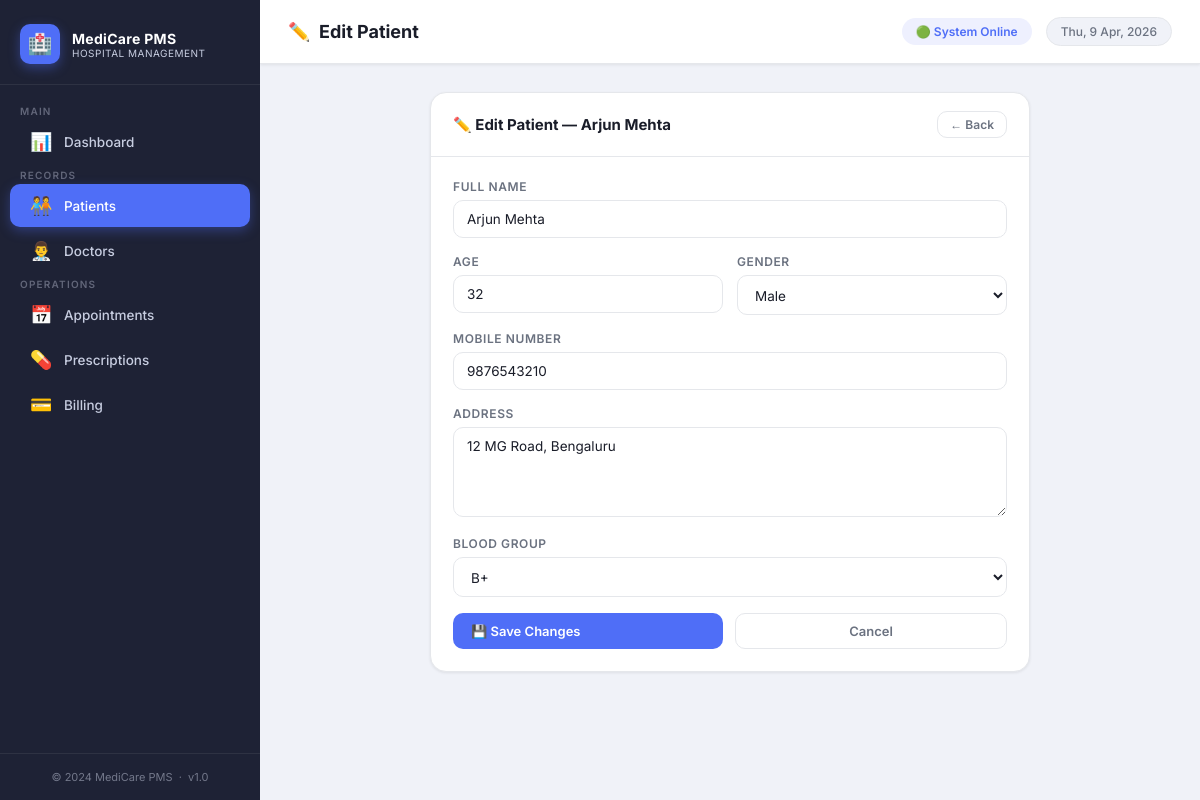
Screenshot of /patients/edit/1 with the database file from the repository.
### tables this page shows
CREATE TABLE patients (
    patient_id   INTEGER PRIMARY KEY AUTOINCREMENT,
    name         TEXT    NOT NULL,
    age          INTEGER NOT NULL CHECK (age > 0 AND age < 150),
    gender       TEXT    NOT NULL CHECK (gender IN ('Male', 'Female', 'Other')),
    phone        TEXT    NOT NULL UNIQUE,
    address      TEXT    NOT NULL,
    blood_group  TEXT    NOT NULL CHECK (blood_group IN ('A+','A-','B+','B-','AB+','AB-','O+','O-')),
    created_at   TEXT    NOT NULL DEFAULT (datetime('now','localtime'))
);

### app.py (the view, shortened to what this page needs)
@app.route('/patients/edit/<int:patient_id>', methods=['GET', 'POST'])
def edit_patient(patient_id):
    patient = db.get_patient_by_id(patient_id)
    if not patient:
        abort(404)
    return render_template('edit_patient.html', patient=patient)

### database.py (called while the page is built)
def get_connection():
    conn = sqlite3.connect(DB_PATH)
    conn.row_factory = sqlite3.Row        # access columns by name
    conn.execute("PRAGMA foreign_keys = ON")
    return conn

def get_patient_by_id(patient_id):
    conn = get_connection()
    row = conn.execute(
        "SELECT * FROM patients WHERE patient_id = ?", (patient_id,)
    ).fetchone()
    conn.close()
    return row

### templates/edit_patient.html (shortened to what this page needs)
{% extends "base.html" %}
{% block page_icon %}✏️{% endblock %}
{% block page_title %}Edit Patient{% endblock %}
{% block content %}
<div style="max-width:600px; margin:0 auto;">
  <div class="card">
    <div class="card-header">
      <span class="card-title">✏️ Edit Patient — {{ patient.name }}</span>
      <a href="{{ url_for('patients') }}" class="btn btn-ghost btn-sm">← Back</a>
    </div>
    <div class="card-body">
      <form method="POST"
            action="{{ url_for('edit_patient', patient_id=patient.patient_id) }}"
            data-validate="true">
        <div class="form-group">
          <label for="ep-name">Full Name</label>
          <input type="text" id="ep-name" name="name"
                 value="{{ patient.name }}" required />
        </div>
        <div class="form-row">
          <div class="form-group">
            <label for="ep-age">Age</label>
            <input type="number" id="ep-age" name="age"
                   value="{{ patient.age }}" min="1" max="149"
                   required data-type="age" />
          </div>
          <div class="form-group">
            <label for="ep-gender">Gender</label>
            <select id="ep-gender" name="gender" required>
              {% for g in ['Male','Female','Other'] %}
                <option {% if patient.gender == g %}selected{% endif %}>{{ g }}</option>
              {% endfor %}
            </select>
          </div>
        </div>
        <div class="form-group">
          <label for="ep-phone">Mobile Number</label>
          <input type="tel" id="ep-phone" name="phone"
                 value="{{ patient.phone }}" required data-type="phone" />
        </div>
        <div class="form-group">
          <label for="ep-address">Address</label>
          <textarea id="ep-address" name="address" required>{{ patient.address }}</textarea>
        </div>
        <div class="form-group">
          <label for="ep-blood">Blood Group</label>
          <select id="ep-blood" name="blood_group" required>
            {% for bg in ['A+','A-','B+','B-','AB+','AB-','O+','O-'] %}
              <option {% if patient.blood_group == bg %}selected{% endif %}>{{ bg }}</option>
            {% endfor %}
          </select>
        </div>
        <div style="display:flex; gap:12px; margin-top:8px;">
          <button type="submit" class="btn btn-primary" style="flex:1">
            💾 Save Changes
          </button>
          <a href="{{ url_for('patients') }}" class="btn btn-ghost" style="flex:1; justify-content:center;">
            Cancel
          </a>
        </div>
      </form>
    </div>
  </div>
</div>
{% endblock %}

### static/style.css (style rules this page uses)
:root { --primary: #4f6ef7; --primary-dark: #3b55d4; --primary-light: #eef0fe; --secondary: #10b981; --secondary-light:#d1fae5; --danger: #ef4444; --danger-light: #fee2e2; --warning: #f59e0b; --warning-light: #fef3c7; --info: #3b82f6; --info-light: #dbeafe; --bg: #f0f2f8; --surface: #ffffff; --sidebar-bg: #1e2235; --sidebar-text: #c7cde0; --sidebar-hover: #2d3452; --sidebar-active: #4f6ef7; --sidebar-width: 260px; --text-primary: #1a1d29; --text-secondary: #6b7280; --text-muted: #9ca3af; --border: #e5e7eb; --border-focus: #4f6ef7; --radius-sm: 6px; --radius-md: 10px; --radius-lg: 16px; --radius-xl: 24px; --shadow-sm: 0 1px 3px rgba(0,0,0,.08); --shadow-md: 0 4px 16px rgba(0,0,0,.10); --shadow-lg: 0 8px 32px rgba(0,0,0,.14); --transition: all .22s cubic-bezier(.4,0,.2,1); }
*, *::before, *::after { box-sizing: border-box; margin: 0; padding: 0; }
html { scroll-behavior: smooth; }
body { font-family: 'Inter', system-ui, sans-serif; font-size: 14px; background: var(--bg); color: var(--text-primary); min-height: 100vh; display: flex; }
a { text-decoration: none; color: inherit; }
button { cursor: pointer; font-family: inherit; }
.card { background: var(--surface); border-radius: var(--radius-lg); border: 1px solid var(--border); box-shadow: var(--shadow-sm); overflow: hidden; }
.card-header { display: flex; align-items: center; justify-content: space-between; padding: 18px 22px; border-bottom: 1px solid var(--border); }
.card-title { font-size: 15px; font-weight: 700; color: var(--text-primary); display: flex; align-items: center; gap: 8px; }
.card-body { padding: 22px; }
.btn { display: inline-flex; align-items: center; gap: 7px; padding: 9px 18px; border-radius: var(--radius-md); font-size: 13px; font-weight: 600; border: none; cursor: pointer; transition: var(--transition); white-space: nowrap; }
.btn-primary { background: var(--primary); color: #fff; }
.btn-ghost { background: transparent; color: var(--text-secondary); border: 1px solid var(--border); }
.btn-sm { padding: 5px 12px; font-size: 12px; }
.form-group { margin-bottom: 16px; }
label { display: block; font-size: 12px; font-weight: 600; color: var(--text-secondary); text-transform: uppercase; letter-spacing: .6px; margin-bottom: 6px; }
input[type="text"], input[type="number"], input[type="email"], input[type="tel"], input[type="date"], input[type="time"], select, textarea { width: 100%; padding: 10px 13px; border: 1.5px solid var(--border); border-radius: var(--radius-md); font-size: 13.5px; font-family: inherit; color: var(--text-primary); background: var(--surface); transition: var(--transition); outline: none; }
textarea { min-height: 90px; resize: vertical; }
.form-row { display: grid; grid-template-columns: 1fr 1fr; gap: 14px; }

### rows the page displays
patients: name "Arjun Mehta", age "32", gender "Male", phone "9876543210", address "12 MG Road, Bengaluru", blood_group "B+"
